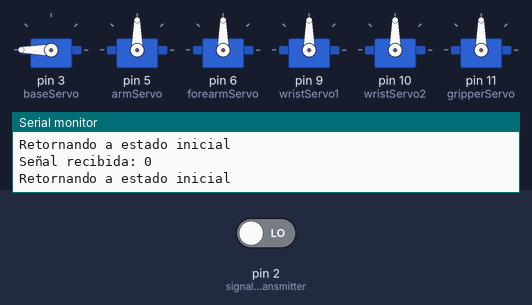
The sketch below on a simulated Arduino Uno, built with avr-gcc and run on an emulated ATmega328P. On the bench: 6 × servo, the last lines printed to the serial monitor. Inputs (shaded band) come from the test bench; at power-on: pin 2 (signalPinFromTransmitter) LOW.

Above: at 1.7 s.
1.8 s: pin 2 (signalPinFromTransmitter) driven HIGH
At 4.5 s:
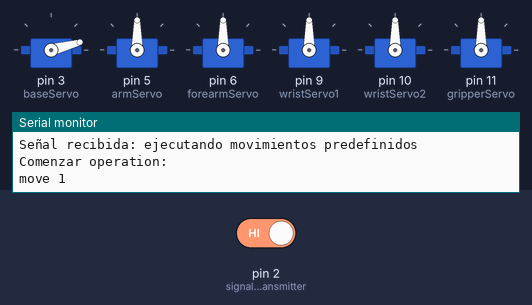
4.9 s: pin 2 (signalPinFromTransmitter) driven LOW
At 6.7 s:
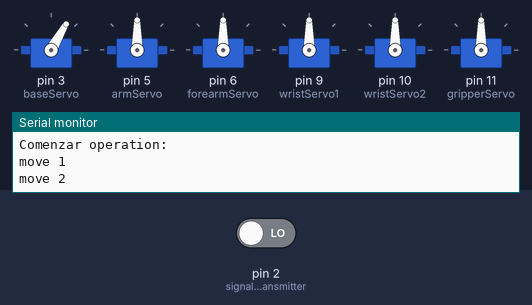
Timing chart, 0 to 8.5 s (numbered marks = the images above; inputs shaded):
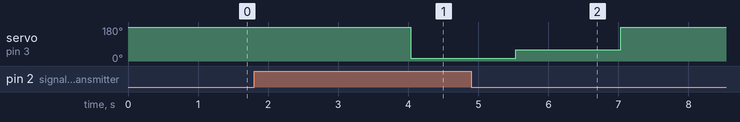

The sketch:

sensor_arm_3_receptor.ino
```cpp
#include <Servo.h>
// Brazo 2
// transmisor -> receptor1
// 8 -> 2

Servo baseServo;        // Servo de la base (rotación)
Servo armServo;         // Servo del brazo
Servo forearmServo;     // Servo del antebrazo
Servo wristServo1;      // Servo de la muñeca 1
Servo wristServo2;      // Servo de la muñeca 2
Servo gripperServo;     // Servo de la garra

const int signalPinFromTransmitter  = 2;
bool lastSignalState = LOW; // Estado anterior de la señal


void setup() {
  Serial.begin(9600);
  baseServo.attach(3);        // Base en pin 3
  armServo.attach(5);         // Brazo en pin 5
  forearmServo.attach(6);     // Antebrazo en pin 6
  wristServo1.attach(9);      // Muñeca 1 en pin 9
  wristServo2.attach(10);     // Muñeca 2 en pin 10
  gripperServo.attach(11);    // Garra en pin 11

  pinMode(signalPinFromTransmitter, INPUT);

  Serial.println("Sistema iniciado");
  String initialMovements[] = {"base:180"};
  executeMovements(initialMovements, 1);
}

void loop() {
  Serial.println("Retornando a estado inicial");
  String initialMovements[] = {"base:180"};
  executeMovements(initialMovements, 1);

  bool signalState = digitalRead(signalPinFromTransmitter);
  Serial.println("Señal recibida: " + String(signalState));

  if (signalState == HIGH && lastSignalState == LOW) {
    Serial.println("Señal recibida: ejecutando movimientos predefinidos");
    Serial.println("Comenzar operation:");

    delay(2000);
    Serial.println("move 1");
    String move1[] = {"base:15"};
    executeMovements(move1, 1);
    delay(1000);

    Serial.println("move 2");
    String move2[] = {"base:60"};
    executeMovements(move2, 1);
    delay(1000);

  } else if (signalState == LOW && lastSignalState == HIGH) {
    Serial.println("Señal en LOW: retornando a estado inicial");
    returnToInitialState();
  }

  lastSignalState = signalState;
  // delay(10000);
}

void returnToInitialState() {
  Serial.println("Retornando a estado inicial");
  String initialMovements[] = {"base:180"};
  executeMovements(initialMovements, 1);
}

// Función para mover un servo específico
void moveTo(String nameAngle) {
  int colonIndex = nameAngle.indexOf(':');
  String name = nameAngle.substring(0, colonIndex);
  int angle = nameAngle.substring(colonIndex + 1).toInt();

  if (name == "base") {
    baseServo.write(angle);
  } else if (name == "arm") {
    armServo.write(angle);
  } else if (name == "forearm") {
    forearmServo.write(angle);
  } else if (name == "wrist1") {
    wristServo1.write(angle);
  } else if (name == "wrist2") {
    wristServo2.write(angle);
  } else if (name == "gripper") {
    gripperServo.write(angle);
  }
}

// Función para ejecutar una secuencia de movimientos
void executeMovements(String movements[], int numberOfMovements) {
  for (int i = 0; i < numberOfMovements; i++) {
    moveTo(movements[i]);
    delay(500); // Tiempo entre movimientos
  }
}
```

Measured:
- after the input at 1.8 s, servo on pin 3 (baseServo): 180° → 15° after 2.2 s
